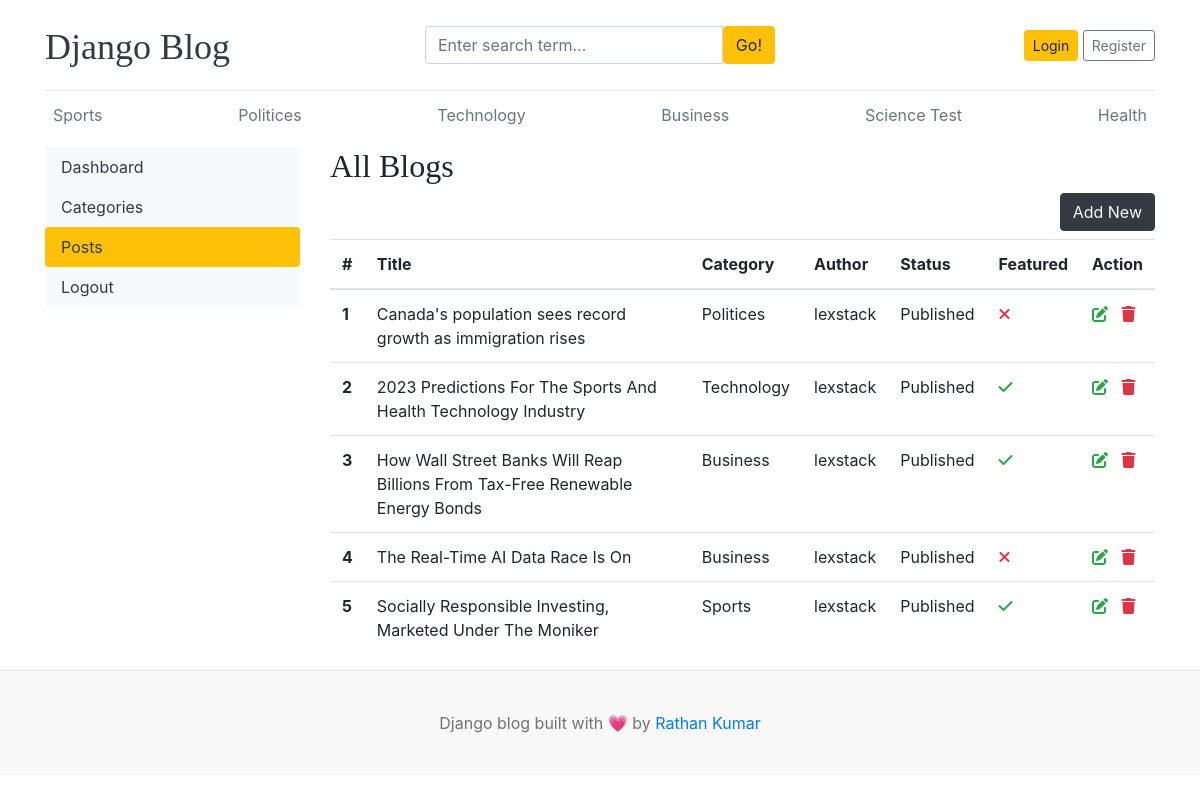
The app's page /dashboard/posts/ with its own data.
### blogs/models.py (models this page shows, shortened)
class Category(models.Model):
    category_name = models.CharField(max_length=50, unique=True)
    created_at = models.DateTimeField(auto_now_add=True)
    updated_at = models.DateTimeField(auto_now=True)
    class Meta:
        verbose_name_plural = "categories"
    def __str__(self):
        return self.category_name

class Blog(models.Model):
    title = models.CharField(max_length=100)
    slug = models.SlugField(max_length=150, unique=True, blank=True)
    category = models.ForeignKey(Category, on_delete=models.CASCADE)
    author = models.ForeignKey(User, on_delete=models.CASCADE)
    featured_image = models.ImageField(upload_to='uploads/%Y/%m/%d')
    short_description = models.TextField(max_length=500)
    blog_body = models.TextField(max_length=2000)
    status = models.CharField(max_length=20, choices=STATUS_CHOICES, default=0)
    is_featured = models.BooleanField(default=False)
    created_at = models.DateTimeField(auto_now_add=True)
    updated_at = models.DateTimeField(auto_now=True)

### dashboard/views.py (the view)
# urls.py: path('posts/', views.posts, name='posts'),
def posts(request):
    posts = Blog.objects.all()
    context = {
        'posts': posts
    }
    return render(request, 'dashboard/posts.html', context)

### blogs/context_processors.py (called while the page is built)
def get_categories(request):
    categories = Category.objects.all()
    return dict(categories=categories)

def get_social_links(request):
    social_links = SocialLink.objects.all()
    return dict(social_links=social_links)

### templates/dashboard/posts.html (shortened to what this page needs)
{% extends 'base.html' %}
{% block content %}
<div class="row">
      {% include 'dashboard/sidebar.html' %}
     <div class="col-md-9">
        <h2>All Blogs</h2>
        <a href="{% url 'add_post' %}" class="btn btn-dark text-light float-right mb-2">Add New</a>
        <table class="table table-hover">
            <thead>
                <tr>
                    <th>#</th>
                    <th>Title</th>
                    <th>Category</th>
                    <th>Author</th>
                    <th>Status</th>
                    <th>Featured</th>
                    <th>Action</th>
                </tr>
            </thead>
            <tbody>
                {% for post in posts %}
                <tr>
                    <th>{{ forloop.counter }}</th>
                    <td>{{ post.title }}</td>
                    <td>{{ post.category }}</td>
                    <td>{{ post.author }}</td>
                    <td>{{ post.status }}</td>
                    <td>
                        {% if post.is_featured %}
                        <i class="fa-solid fa-check text-success"></i>
                        {% else %}
                        <i class="fa-solid fa-xmark text-danger"></i>
                        {% endif %}
                    </td>
                    <td>
                        <a href="{% url 'edit_post' post.id %}"><i class="fa fa-edit text-success"></i></a>
                        <a href="{% url 'delete_post' post.id %}"><i class="fa fa-trash text-danger"></i></a>
                    </td>
                    </tr>
                    {% endfor %}
            </tbody>
        </table>
     </div>
</div>
{% endblock content %}

### templates/base.html (shortened to what this page needs)
 {% load static %}
<!DOCTYPE html>
<html lang="en">
<head>
    <link href="https://getbootstrap.com/docs/4.0/dist/css/bootstrap.min.css" rel="stylesheet">
    <link href="{% static 'css/blog.css' %}" rel="stylesheet">
      <link rel="stylesheet" href="https://cdnjs.cloudflare.com/ajax/libs/font-awesome/6.5.0/css/all.min.css">
</head>
<body>
    <div class="container">
      <header class="blog-header py-3">
        <div class="row flex-nowrap justify-content-between align-items-center">
          <div class="col-4 pt-1">
            <a class="blog-header-logo text-dark" href="/">Django Blog</a>
          </div>
          <div class="col-4">
            <form action="{% url 'search' %}" method="GET">
              <div class="input-group">
                  <input class="form-control" type="text" name="keyword" value="{{ keyword }}" placeholder="Enter search term..." aria-label="Enter search term..." aria-describedby="button-search" />
                  <button class="btn btn-warning" id="button-search" type="submit">Go!</button>
              </div>
            </form>
          </div>
          <div class="col-4 d-flex justify-content-end align-items-center">
            {% if not user.is_authenticated %}
            <a class="btn btn-sm btn-warning" href="{% url 'login' %}">Login</a> &nbsp;
            <a class="btn btn-sm btn-outline-secondary" href="{% url 'register' %}">Register</a>
            {% else %}
            <span><a href="{% url 'dashboard' %}">Dashboard</a></span>
            &emsp;
            <span><a href="{% url 'logout' %}">Logout</a></span>
            {% endif %}
          </div>
        </div>
      </header>
      <div class="nav-scroller py-1 mb-2">
        <nav class="nav d-flex justify-content-between">
          {% for cat in categories %}
          <a class="p-2 text-muted" href="{% url 'post_by_category' cat.id %}">{{ cat.category_name }}</a>
          {% endfor %}
        </nav>
      </div>
{% block content %}
{% endblock content %}
</div>
<footer class="blog-footer">
  <p>Django blog built with 💗 by <a href="#">Rathan Kumar</a></p>
</footer>
</body>
</html>

### blog_main/static/css/blog.css (style rules this page uses)
.blog-header { border-bottom: 1px solid #e5e5e5; }
.blog-header-logo { font-family: "Playfair Display", Georgia, "Times New Roman", serif; font-size: 2.25rem; }
h1, h2, h3, h4, h5, h6 { font-family: "Playfair Display", Georgia, "Times New Roman", serif; }
.blog-footer { padding: 2.5rem 0; color: #727272; text-align: center; background-color: #f9f9f9; border-top: .05rem solid #e5e5e5; }
.blog-footer p:last-child { margin-bottom: 0; }

### records on screen
Category: category_name "Sports"
Category: category_name "Politices"
Category: category_name "Technology"
Category: category_name "Business"
Category: category_name "Science Test"
Category: category_name "Health"
Blog: title "Canada's population sees record growth as immigration rises", category "Politices", author "lexstack", status "Published", is_featured False (drawn)
Blog: title "2023 Predictions For The Sports And Health Technology Industry", category "Technology", author "lexstack", status "Published", is_featured True (drawn)
Blog: title "How Wall Street Banks Will Reap Billions From Tax-Free Renewable Energy Bonds", category "Business", author "lexstack", status "Published", is_featured True (drawn)
Blog: title "The Real-Time AI Data Race Is On", category "Business", author "lexstack", status "Published", is_featured False (drawn)
Blog: title "Socially Responsible Investing, Marketed Under The Moniker", category "Sports", author "lexstack", status "Published", is_featured True (drawn)
